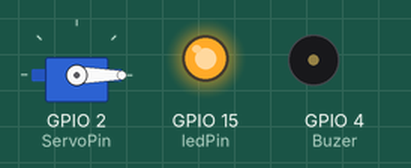
Recording of a program running on a simulated ESP32. Parts: servo, output pins drawn as LEDs (lit = HIGH), buzzer (waves = sounding).

Above: at 0.05 s.
At 0.75 s:
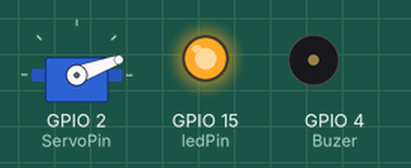
At 1.5 s:
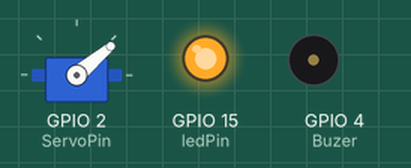
At 2.95 s:
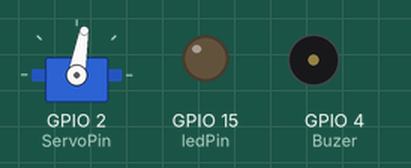
At 4.45 s:
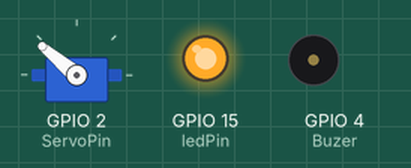
At 5.95 s:
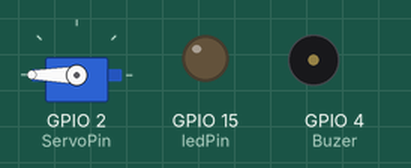
Timing chart, 0 to 7.8 s (numbered marks = the images above):
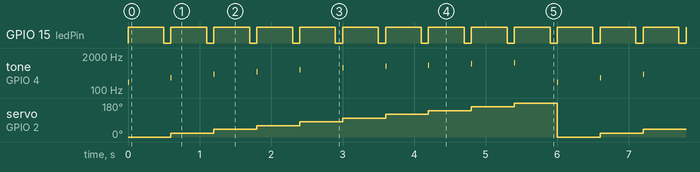

Measured:
- by itself, GPIO 15 (ledPin): alternates HIGH for 0.50 s and LOW for 0.10 s
- by itself, servo on GPIO 2 (ServoPin): repeats every 6.0 s: 40° 0.60 s, 60° 0.60 s, 80° 0.60 s, 100° 0.60 s, 120° 0.60 s, 140° 0.60 s, 160° 0.60 s, 180° 0.60 s, 0° 0.60 s, 20° 0.60 s

The program:

main.cpp
```cpp
#include <Arduino.h>

/*
  ESP32 Servo is very simple simulation of an ESP32 with a Servo motor and LED plu a Buzer
  Use LED on GPIO2
  Use Servo on GPIO2
  The simulation can be found at: https://wokwi.com/projects/355616266856356865
*/
/*==========================================================================================*/
#include <ESP32Servo.h>
#define ServoPin 2  // Define the pin position of the Servo
Servo my_Servo;     // Create an object of the servo
// LED on GPIO2
int ledPin = 15;    // Use LED on GPIO2
int Buzer  =4;      // For the buzer


void setup()
{
    // Set LED as output
    pinMode(ledPin, OUTPUT);    // Set the LedPin as an Output
    my_Servo.attach(ServoPin);    // Set the Servo by attaching its pin to your object my_Servo
    pinMode(Buzer, OUTPUT);   // Set the BuzerPin as output
    // Serial monitor setup
    Serial.begin(115200);
}

void loop()
{

    for(int pos=0; pos<=180; pos+=20){   // Move the horn of the Servo from 0 to 180 with a step of 20 degree
       my_Servo.write(pos);                   // apply the above instruction to the Servo
       if(digitalRead(ServoPin)==0){         // If the servo moves light up the LED
          digitalWrite(ledPin, HIGH);        // Turn ON the LED
       }
       tone(Buzer, 5*pos+200, 10);       // Emit a tone from the buzer correcponding to the Servo position
       delay(500);                       // Wait for 500S
      digitalWrite(ledPin, LOW);         // Turn OFF the LED
      delay(100);

     }

}
```
